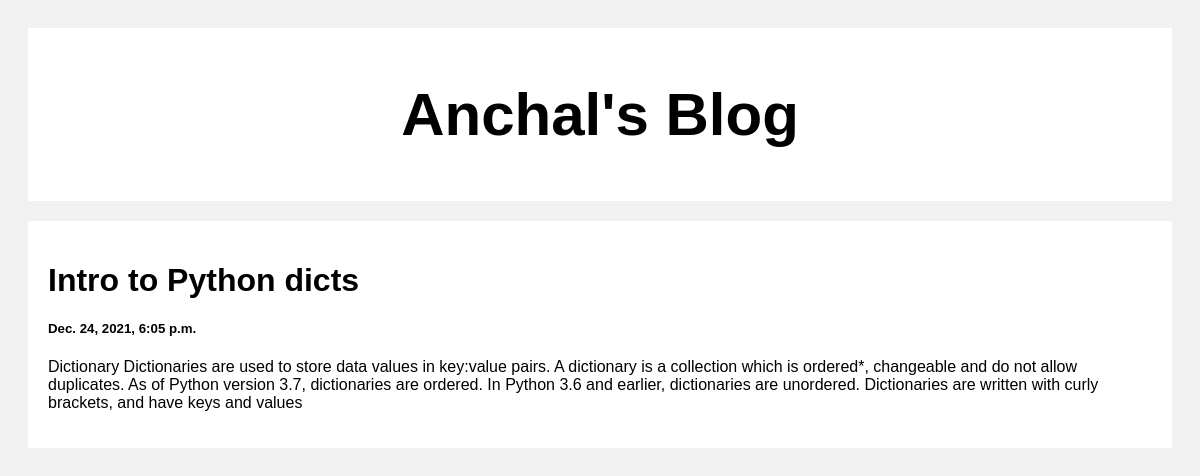
The app's page /post/2/ with its own data.
### posts/models.py (models this page shows, shortened)
class Post(models.Model):
    title = models.CharField(max_length = 200)
    created_at = models.DateTimeField('date published')
    body = models.CharField(max_length = 500)

### posts/views.py (the view)
# urls.py: path('<int:post_id>/', views.get_details, name = 'details')
def get_details(request,post_id):
    post = get_object_or_404(Post, pk = post_id)
    post_data = dict({
        'posts' : post
    })
    return render(request, 'posts.html', context = post_data)

### templates/posts.html (shortened to what this page needs)
<!DOCTYPE html>
<html>
<head>
</head>
<body>
<div class="header">
  <h2>Anchal's Blog</h2>
</div>
<div class="row">
  <div class="leftcolumn">
    <div class="card">
        <h1>{{posts.title}}</h1>
        <h5>{{posts.created_at}}</h5>
        <p>{{posts.body}}</p>
    </div>
  </div>
</div>
</body>
</html>

### templates/posts.html (style rules this page uses)
* { box-sizing: border-box; }
body { font-family: Arial; padding: 20px; background: #f1f1f1; }
.header { padding: 2px; font-size: 40px; text-align: center; background: white; }
.leftcolumn { float: left; width: 100%; }
.card { background-color: white; padding: 20px; margin-top: 20px; }
.row:after { content: ""; display: table; clear: both; }

### records on screen
Post: title "Intro to Python dicts", created_at "Dec. 24, 2021, 6:05 p.m.", body "Dictionary Dictionaries are used to store data values in key:value pairs. A dictionary is a collection which is ordered*, changeable and do not allow duplicates. As of Python version 3.7, dictionaries are ordered. In Python 3.6 and earlier, dictionaries are unordered. Dictionaries are written with curly brackets, and have keys and values"
